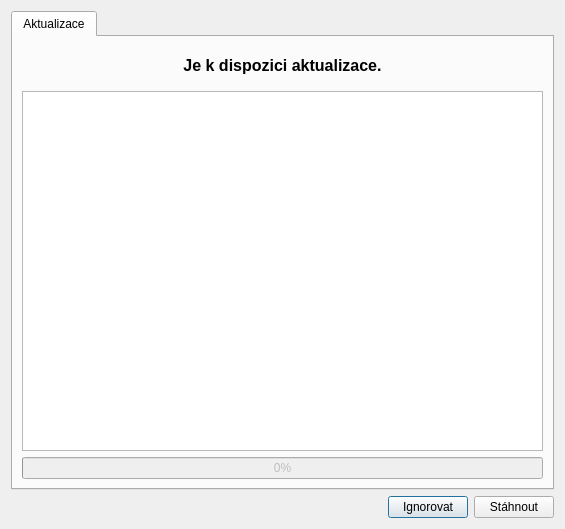
<?xml version="1.0" encoding="UTF-8"?>
<ui version="4.0">
 <class>SimpleUpdater</class>
 <widget class="QDialog" name="SimpleUpdater">
  <property name="windowModality">
   <enum>Qt::ApplicationModal</enum>
  </property>
  <property name="geometry">
   <rect>
    <x>0</x>
    <y>0</y>
    <width>565</width>
    <height>529</height>
   </rect>
  </property>
  <property name="windowTitle">
   <string>Aktualizace</string>
  </property>
  <property name="windowIcon">
   <iconset resource="../../res/resources.qrc">
    <normaloff>:/icons/16/Download_16px.png</normaloff>:/icons/16/Download_16px.png</iconset>
  </property>
  <layout class="QVBoxLayout" name="verticalLayout">
   <item>
    <widget class="QTabWidget" name="tabWidget">
     <widget class="QWidget" name="tab_2">
      <attribute name="icon">
       <iconset resource="../../res/resources.qrc">
        <normaloff>:/icons/16/Download_16px.png</normaloff>:/icons/16/Download_16px.png</iconset>
      </attribute>
      <attribute name="title">
       <string>Aktualizace</string>
      </attribute>
      <layout class="QVBoxLayout" name="verticalLayout_2">
       <item>
        <widget class="QLabel" name="label">
         <property name="sizePolicy">
          <sizepolicy hsizetype="Preferred" vsizetype="Preferred">
           <horstretch>0</horstretch>
           <verstretch>0</verstretch>
          </sizepolicy>
         </property>
         <property name="font">
          <font>
           <pointsize>12</pointsize>
           <weight>75</weight>
           <bold>true</bold>
          </font>
         </property>
         <property name="styleSheet">
          <string notr="true">padding: 10px;</string>
         </property>
         <property name="text">
          <string>Je k dispozici aktualizace.</string>
         </property>
         <property name="alignment">
          <set>Qt::AlignCenter</set>
         </property>
        </widget>
       </item>
       <item>
        <widget class="QTextBrowser" name="tbChangelog">
         <property name="openExternalLinks">
          <bool>true</bool>
         </property>
        </widget>
       </item>
       <item>
        <widget class="QProgressBar" name="pbProgress">
         <property name="enabled">
          <bool>false</bool>
         </property>
         <property name="maximum">
          <number>1000</number>
         </property>
         <property name="value">
          <number>0</number>
         </property>
        </widget>
       </item>
      </layout>
     </widget>
    </widget>
   </item>
   <item>
    <layout class="QHBoxLayout" name="horizontalLayout">
     <item>
      <spacer name="horizontalSpacer">
       <property name="orientation">
        <enum>Qt::Horizontal</enum>
       </property>
       <property name="sizeHint" stdset="0">
        <size>
         <width>40</width>
         <height>20</height>
        </size>
       </property>
      </spacer>
     </item>
     <item>
      <widget class="QPushButton" name="btnCancel">
       <property name="text">
        <string>Ignorovat</string>
       </property>
       <property name="icon">
        <iconset resource="../../res/resources.qrc">
         <normaloff>:/icons/16/Delete_16px.png</normaloff>:/icons/16/Delete_16px.png</iconset>
       </property>
      </widget>
     </item>
     <item>
      <widget class="QPushButton" name="btnDownload">
       <property name="text">
        <string>Stáhnout</string>
       </property>
       <property name="icon">
        <iconset resource="../../res/resources.qrc">
         <normaloff>:/icons/16/Download_16px.png</normaloff>:/icons/16/Download_16px.png</iconset>
       </property>
      </widget>
     </item>
    </layout>
   </item>
  </layout>
 </widget>
 <resources>
  <include location="../../res/resources.qrc"/>
 </resources>
 <connections/>
</ui>
